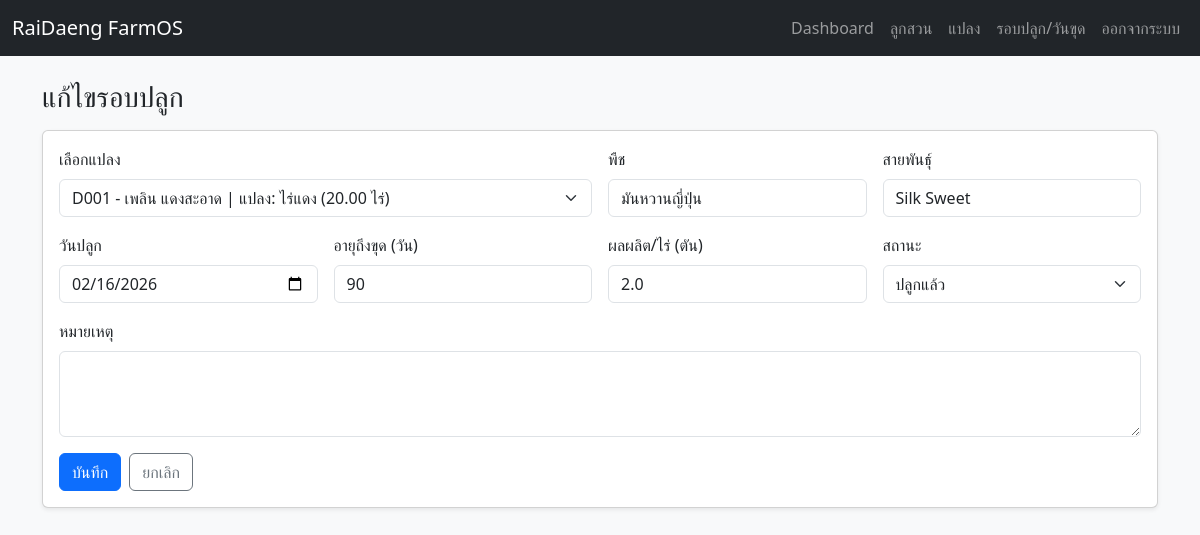
The page /plantings/1/edit (signed in) on the database its author committed.
### app.py (models this page shows, shortened)
class Planting(SQLModel, table=True):
    id: Optional[int] = Field(default=None, primary_key=True)
    plot_id: int = Field(foreign_key="plot.id", index=True)
    crop: str = Field(default="มันหวานญี่ปุ่น")
    variety: str = Field(default="Silk Sweet")
    plant_date: date = Field(index=True)
    days_to_harvest: int = Field(default=120)  # editable per record
    yield_ton_per_rai: float = Field(default=1.5)  # default from your assumption
    status: str = Field(default="ปลูกแล้ว")  # planned / planted / harvested
    notes: Optional[str] = Field(default="")

class Plot(SQLModel, table=True):
    id: Optional[int] = Field(default=None, primary_key=True)
    farmer_id: int = Field(foreign_key="farmer.id", index=True)
    plot_name: str = Field(index=True)
    area_rai: float = Field(default=0.0)
    location_hint: Optional[str] = Field(default="")  # free text / lat,lng later

class Farmer(SQLModel, table=True):
    id: Optional[int] = Field(default=None, primary_key=True)
    code: str = Field(index=True, unique=True)  # e.g., RD001
    name: str = Field(index=True)
    phone: str = Field(index=True)
    line_id: Optional[str] = Field(default="")
    province: Optional[str] = Field(default="")
    district: Optional[str] = Field(default="")
    address: Optional[str] = Field(default="")
    notes: Optional[str] = Field(default="")

### app.py (the view)
@app.get("/plantings/{planting_id}/edit", response_class=HTMLResponse)
def planting_edit(planting_id: int, request: Request, user: User = Depends(require_user), session: Session = Depends(get_session)):
    row = session.get(Planting, planting_id)
    plots = session.exec(select(Plot).order_by(Plot.id.desc())).all()
    farmers = session.exec(select(Farmer)).all()
    farmer_map = {f.id: f for f in farmers}
    return templates.TemplateResponse("planting_form.html", {"request": request, "app": APP_NAME, "mode": "edit", "row": row, "plots": plots, "farmers": farmer_map})

### templates/planting_form.html (shortened to what this page needs)
{% extends "base.html" %}
{% block content %}
<h3 class="mb-3">{{ "เพิ่มรอบปลูก" if mode=="new" else "แก้ไขรอบปลูก" }}</h3>
<div class="card shadow-sm">
  <div class="card-body">
    <form method="post">
      <div class="row g-3">
        <div class="col-md-6">
          <label class="form-label">เลือกแปลง</label>
          <select class="form-select" name="plot_id" required>
            {% for p in plots %}
              <option value="{{ p.id }}" {% if row and row.plot_id==p.id %}selected{% endif %}>
                {{ farmers[p.farmer_id].code if farmers[p.farmer_id] else '' }} -
              </option>
            {% endfor %}
          </select>
        </div>
        <div class="col-md-3">
          <label class="form-label">พืช</label>
          <input class="form-control" name="crop" value="{{ row.crop if row else 'มันหวานญี่ปุ่น' }}">
        </div>
        <div class="col-md-3">
          <label class="form-label">สายพันธุ์</label>
          <input class="form-control" name="variety" value="{{ row.variety if row else 'Silk Sweet' }}">
        </div>
        <div class="col-md-3">
          <label class="form-label">วันปลูก</label>
          <input class="form-control" name="plant_date" type="date" value="{{ row.plant_date if row else '' }}" required>
        </div>
        <div class="col-md-3">
          <label class="form-label">อายุถึงขุด (วัน)</label>
          <input class="form-control" name="days_to_harvest" type="number" value="{{ row.days_to_harvest if row else 120 }}">
        </div>
        <div class="col-md-3">
          <label class="form-label">ผลผลิต/ไร่ (ตัน)</label>
          <input class="form-control" name="yield_ton_per_rai" type="number" step="0.01" value="{{ row.yield_ton_per_rai if row else 1.5 }}">
        </div>
        <div class="col-md-3">
          <label class="form-label">สถานะ</label>
          <select class="form-select" name="status">
            {% set s = (row.status if row else 'ปลูกแล้ว') %}
            {% for opt in ['วางแผน','ปลูกแล้ว','ขุดแล้ว','ยกเลิก'] %}
              <option value="{{ opt }}" {% if s==opt %}selected{% endif %}>{{ opt }}</option>
            {% endfor %}
          </select>
        </div>
        <div class="col-12">
          <label class="form-label">หมายเหตุ</label>
          <textarea class="form-control" name="notes" rows="3">{{ row.notes if row else '' }}</textarea>
        </div>
      </div>
      <div class="mt-3 d-flex gap-2">
        <button class="btn btn-primary">บันทึก</button>
        <a class="btn btn-outline-secondary" href="/plantings">ยกเลิก</a>
      </div>
    </form>
  </div>
</div>
{% endblock %}

### rows shown on the page
Planting: plot_id "D001 - เพลิน แดงสะอาด | แปลง: ไร่แดง (20.00 ไร่)", crop "มันหวานญี่ปุ่น", variety "Silk Sweet", plant_date "02/16/2026", days_to_harvest "90", yield_ton_per_rai "2.0", status "ปลูกแล้ว"

### other values the page prints
{{ app }} "RaiDaeng FarmOS"
{{ "เพิ่มรอบปลูก" if mode=="new" else "แก้ไขรอบปลูก" }} "แก้ไขรอบปลูก"
